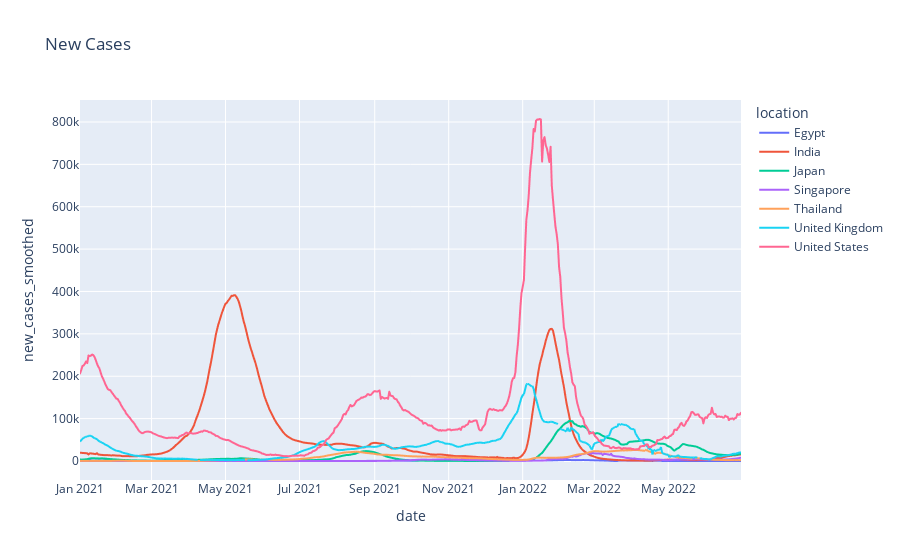
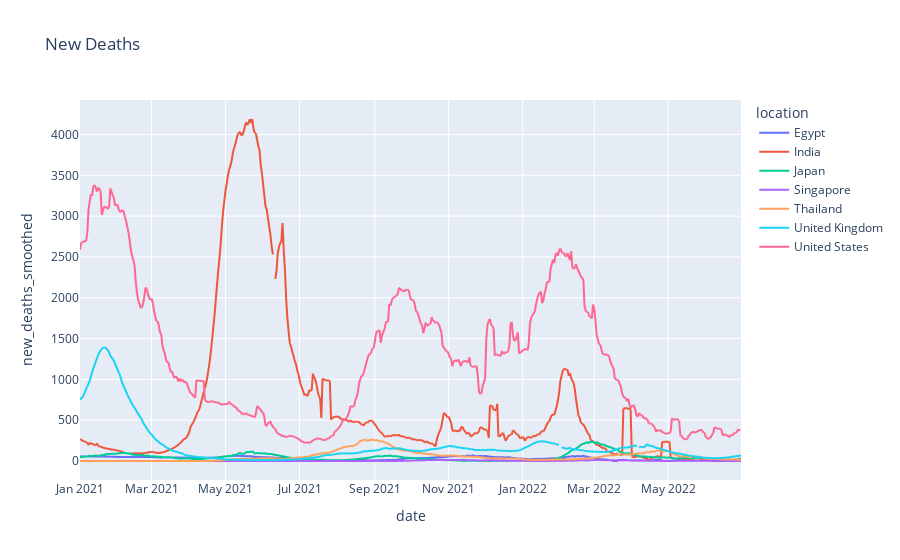

These figures' notebook cell, in order:
### Code cell
import pandas as pd 
import numpy as np
import plotly.express as px
%matplotlib inline 
import matplotlib.pyplot as plt
 

df = pd.read_csv('Covid.csv') 
df = df[df['location'].isin(['Thailand','Japan','Singapore','India','Egypt','United States','United Kingdom'])] 
df = df[df['date'] >= '2021-01-01']
df = df[df['date'] <= '2022-06-30']

newcase_fig = px.line(df, x='date', y='new_cases_smoothed', color='location', title='New Cases') 
deaths_fig = px.line(df, x='date', y='new_deaths_smoothed', color='location', title='New Deaths') 

newcase_fig.show()
deaths_fig.show()

### Figure 1 — Plotly figure (JSON) as saved in the notebook; plotly's stock layout.template omitted (floating-point values rounded to 4 significant figures; data arrays with more than 128 entries replaced by an {"elided": "..."} marker saying what was removed)
{"data": [{"hovertemplate": "location=Egypt<br>date=%{x}<br>new_cases_smoothed=%{y}<extra></extra>", "legendgroup": "Egypt", "line": {"color": "#636efa", "dash": "solid"}, "marker": {"symbol": "circle"}, "mode": "lines", "name": "Egypt", "showlegend": true, "type": "scattergl", "x": {"elided": "546 str values"}, "xaxis": "x", "y": {"elided": "546 float values"}, "yaxis": "y"}, {"hovertemplate": "location=India<br>date=%{x}<br>new_cases_smoothed=%{y}<extra></extra>", "legendgroup": "India", "line": {"color": "#EF553B", "dash": "solid"}, "marker": {"symbol": "circle"}, "mode": "lines", "name": "India", "showlegend": true, "type": "scattergl", "x": {"elided": "546 str values"}, "xaxis": "x", "y": {"elided": "546 float values"}, "yaxis": "y"}, {"hovertemplate": "location=Japan<br>date=%{x}<br>new_cases_smoothed=%{y}<extra></extra>", "legendgroup": "Japan", "line": {"color": "#00cc96", "dash": "solid"}, "marker": {"symbol": "circle"}, "mode": "lines", "name": "Japan", "showlegend": true, "type": "scattergl", "x": {"elided": "546 str values"}, "xaxis": "x", "y": {"elided": "546 float values"}, "yaxis": "y"}, {"hovertemplate": "location=Singapore<br>date=%{x}<br>new_cases_smoothed=%{y}<extra></extra>", "legendgroup": "Singapore", "line": {"color": "#ab63fa", "dash": "solid"}, "marker": {"symbol": "circle"}, "mode": "lines", "name": "Singapore", "showlegend": true, "type": "scattergl", "x": {"elided": "546 str values"}, "xaxis": "x", "y": {"elided": "546 float values"}, "yaxis": "y"}, {"hovertemplate": "location=Thailand<br>date=%{x}<br>new_cases_smoothed=%{y}<extra></extra>", "legendgroup": "Thailand", "line": {"color": "#FFA15A", "dash": "solid"}, "marker": {"symbol": "circle"}, "mode": "lines", "name": "Thailand", "showlegend": true, "type": "scattergl", "x": {"elided": "546 str values"}, "xaxis": "x", "y": {"elided": "546 float values"}, "yaxis": "y"}, {"hovertemplate": "location=United Kingdom<br>date=%{x}<br>new_cases_smoothed=%{y}<extra></extra>", "legendgroup": "United Kingdom", "line": {"color": "#19d3f3", "dash": "solid"}, "marker": {"symbol": "circle"}, "mode": "lines", "name": "United Kingdom", "showlegend": true, "type": "scattergl", "x": {"elided": "546 str values"}, "xaxis": "x", "y": {"elided": "546 float values"}, "yaxis": "y"}, {"hovertemplate": "location=United States<br>date=%{x}<br>new_cases_smoothed=%{y}<extra></extra>", "legendgroup": "United States", "line": {"color": "#FF6692", "dash": "solid"}, "marker": {"symbol": "circle"}, "mode": "lines", "name": "United States", "showlegend": true, "type": "scattergl", "x": {"elided": "546 str values"}, "xaxis": "x", "y": {"elided": "546 float values"}, "yaxis": "y"}], "layout": {"legend": {"title": {"text": "location"}, "tracegroupgap": 0}, "title": {"text": "New Cases"}, "xaxis": {"anchor": "y", "domain": [0, 1], "title": {"text": "date"}}, "yaxis": {"anchor": "x", "domain": [0, 1], "title": {"text": "new_cases_smoothed"}}}}

### Figure 2 — Plotly figure (JSON) as saved in the notebook; plotly's stock layout.template omitted (floating-point values rounded to 4 significant figures; data arrays with more than 128 entries replaced by an {"elided": "..."} marker saying what was removed)
{"data": [{"hovertemplate": "location=Egypt<br>date=%{x}<br>new_deaths_smoothed=%{y}<extra></extra>", "legendgroup": "Egypt", "line": {"color": "#636efa", "dash": "solid"}, "marker": {"symbol": "circle"}, "mode": "lines", "name": "Egypt", "showlegend": true, "type": "scattergl", "x": {"elided": "546 str values"}, "xaxis": "x", "y": {"elided": "546 float values"}, "yaxis": "y"}, {"hovertemplate": "location=India<br>date=%{x}<br>new_deaths_smoothed=%{y}<extra></extra>", "legendgroup": "India", "line": {"color": "#EF553B", "dash": "solid"}, "marker": {"symbol": "circle"}, "mode": "lines", "name": "India", "showlegend": true, "type": "scattergl", "x": {"elided": "546 str values"}, "xaxis": "x", "y": {"elided": "546 float values"}, "yaxis": "y"}, {"hovertemplate": "location=Japan<br>date=%{x}<br>new_deaths_smoothed=%{y}<extra></extra>", "legendgroup": "Japan", "line": {"color": "#00cc96", "dash": "solid"}, "marker": {"symbol": "circle"}, "mode": "lines", "name": "Japan", "showlegend": true, "type": "scattergl", "x": {"elided": "546 str values"}, "xaxis": "x", "y": {"elided": "546 float values"}, "yaxis": "y"}, {"hovertemplate": "location=Singapore<br>date=%{x}<br>new_deaths_smoothed=%{y}<extra></extra>", "legendgroup": "Singapore", "line": {"color": "#ab63fa", "dash": "solid"}, "marker": {"symbol": "circle"}, "mode": "lines", "name": "Singapore", "showlegend": true, "type": "scattergl", "x": {"elided": "546 str values"}, "xaxis": "x", "y": {"elided": "546 float values"}, "yaxis": "y"}, {"hovertemplate": "location=Thailand<br>date=%{x}<br>new_deaths_smoothed=%{y}<extra></extra>", "legendgroup": "Thailand", "line": {"color": "#FFA15A", "dash": "solid"}, "marker": {"symbol": "circle"}, "mode": "lines", "name": "Thailand", "showlegend": true, "type": "scattergl", "x": {"elided": "546 str values"}, "xaxis": "x", "y": {"elided": "546 float values"}, "yaxis": "y"}, {"hovertemplate": "location=United Kingdom<br>date=%{x}<br>new_deaths_smoothed=%{y}<extra></extra>", "legendgroup": "United Kingdom", "line": {"color": "#19d3f3", "dash": "solid"}, "marker": {"symbol": "circle"}, "mode": "lines", "name": "United Kingdom", "showlegend": true, "type": "scattergl", "x": {"elided": "546 str values"}, "xaxis": "x", "y": {"elided": "546 float values"}, "yaxis": "y"}, {"hovertemplate": "location=United States<br>date=%{x}<br>new_deaths_smoothed=%{y}<extra></extra>", "legendgroup": "United States", "line": {"color": "#FF6692", "dash": "solid"}, "marker": {"symbol": "circle"}, "mode": "lines", "name": "United States", "showlegend": true, "type": "scattergl", "x": {"elided": "546 str values"}, "xaxis": "x", "y": {"elided": "546 float values"}, "yaxis": "y"}], "layout": {"legend": {"title": {"text": "location"}, "tracegroupgap": 0}, "title": {"text": "New Deaths"}, "xaxis": {"anchor": "y", "domain": [0, 1], "title": {"text": "date"}}, "yaxis": {"anchor": "x", "domain": [0, 1], "title": {"text": "new_deaths_smoothed"}}}}
